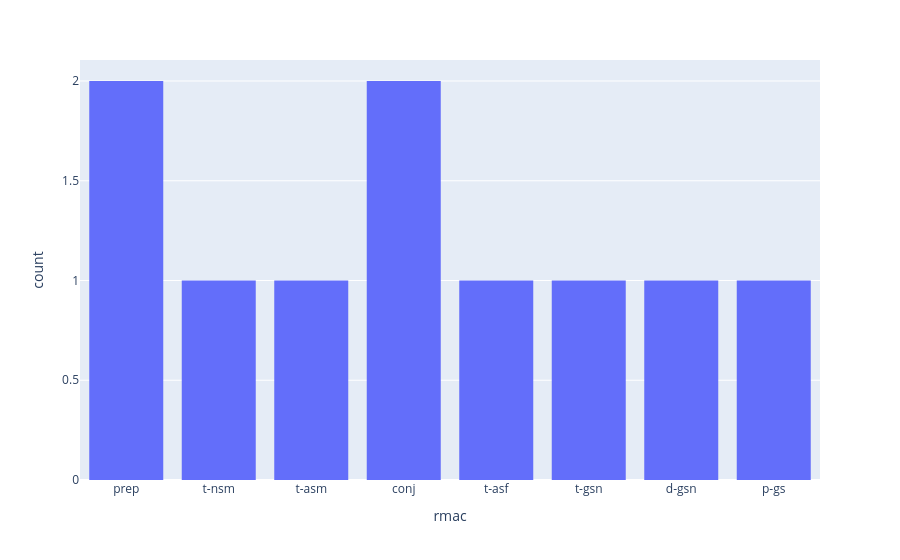

Notebook code for this chart:
### Code cell
px.histogram(top_words, x="rmac")

### Figure 1 — Plotly figure (JSON) as saved in the notebook; plotly's stock layout.template omitted (floating-point values rounded to 4 significant figures)
{"data": [{"bingroup": "x", "hovertemplate": "rmac=%{x}<br>count=%{y}<extra></extra>", "legendgroup": "", "marker": {"color": "#636efa", "pattern": {"shape": ""}}, "name": "", "orientation": "v", "showlegend": false, "type": "histogram", "x": ["prep", "t-nsm", "t-asm", "conj", "t-asf", "t-gsn", "prep", "d-gsn", "p-gs", "conj"], "xaxis": "x", "yaxis": "y"}], "layout": {"barmode": "relative", "legend": {"tracegroupgap": 0}, "margin": {"t": 60}, "xaxis": {"anchor": "y", "domain": [0, 1], "title": {"text": "rmac"}}, "yaxis": {"anchor": "x", "domain": [0, 1], "title": {"text": "count"}}}}
